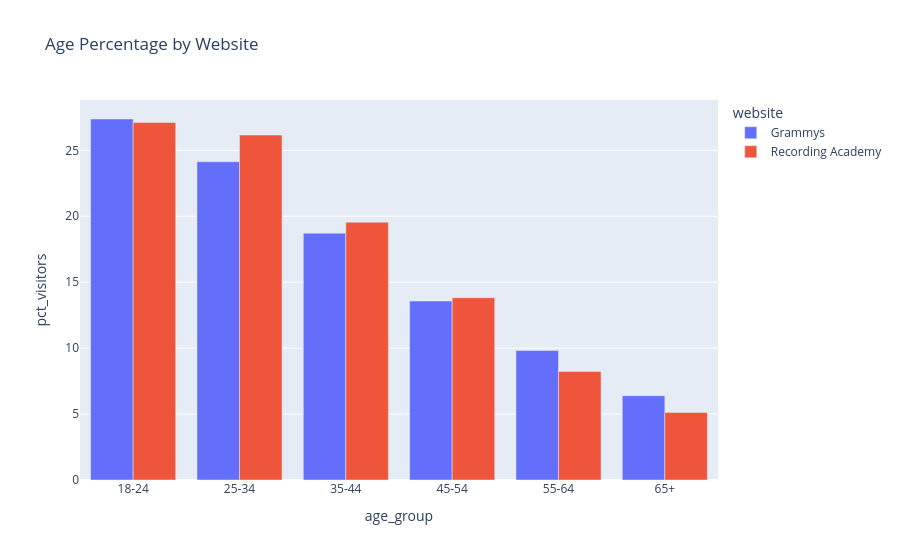

Source (notebook cell):
### Markdown cell above
**D.** Create a bar chart of the `age_group` and `pct_visitors`. This chart should have, for each age group, one color for the Recording Academy and a different color for the Grammys.


<div style="border-left: 4px solid #b67ae5; background: #f9f1ff; padding: 10px 14px; border-radius: 0 6px 6px 0;">
  <p style="font-size: 12px; font-weight: 700; color: #6a3fa3; letter-spacing: 0.06em; text-transform: uppercase; margin: 0 0 6px 0;">Hint</p>
  <span style="font-size: 14px; color: #1a1a1a;">You will need to use the <code style="background: #e4c8fc; padding: 1px 4px; border-radius: 3px; font-size: 14px;">barmode='group'</code> option in <code style="background: #e4c8fc; padding: 1px 4px; border-radius: 3px; font-size: 14px;">px.bar()</code>. See the code snippet below to guide you.</span>
</div>


```python
# Template for visualization
px.bar(dataframe, x='variable1', y='variable2', color='variable3', barmode='group')
```

### Code cell
# age_group and pct_visitors bar chart
px.bar(age_df, x = 'age_group', y = 'pct_visitors', color = 'website', 
       barmode = 'group', title = 'Age Percentage by Website')

### Figure 1 — Plotly figure (JSON) as saved in the notebook; plotly's stock layout.template omitted (floating-point values rounded to 4 significant figures)
{"data": [{"alignmentgroup": "True", "hovertemplate": "website=Grammys<br>age_group=%{x}<br>pct_visitors=%{y}<extra></extra>", "legendgroup": "Grammys", "marker": {"color": "#636efa", "pattern": {"shape": ""}}, "name": "Grammys", "offsetgroup": "Grammys", "orientation": "v", "showlegend": true, "textposition": "auto", "type": "bar", "x": ["18-24", "25-34", "35-44", "45-54", "55-64", "65+"], "xaxis": "x", "y": [27.37, 24.13, 18.72, 13.57, 9.817, 6.394], "yaxis": "y"}, {"alignmentgroup": "True", "hovertemplate": "website=Recording Academy<br>age_group=%{x}<br>pct_visitors=%{y}<extra></extra>", "legendgroup": "Recording Academy", "marker": {"color": "#EF553B", "pattern": {"shape": ""}}, "name": "Recording Academy", "offsetgroup": "Recording Academy", "orientation": "v", "showlegend": true, "textposition": "auto", "type": "bar", "x": ["18-24", "25-34", "35-44", "45-54", "55-64", "65+"], "xaxis": "x", "y": [27.12, 26.16, 19.55, 13.82, 8.236, 5.12], "yaxis": "y"}], "layout": {"autosize": true, "barmode": "group", "legend": {"title": {"text": "website"}, "tracegroupgap": 0}, "title": {"text": "Age Percentage by Website"}, "xaxis": {"anchor": "y", "autorange": true, "domain": [0, 1], "range": [-0.5, 5.5], "title": {"text": "age_group"}, "type": "category"}, "yaxis": {"anchor": "x", "autorange": true, "domain": [0, 1], "range": [0, 28.81], "title": {"text": "pct_visitors"}, "type": "linear"}}}
